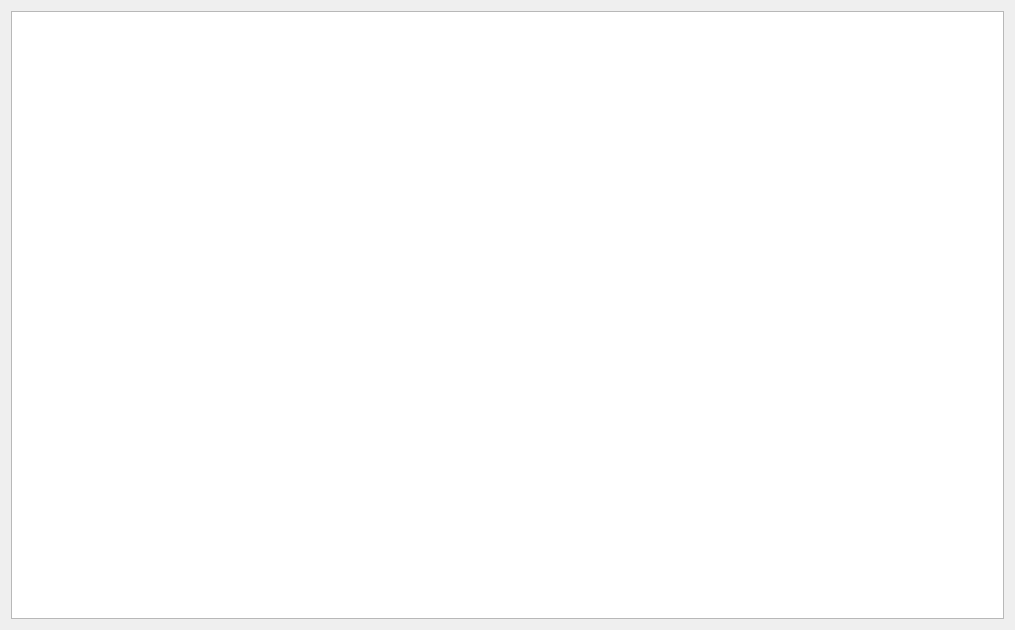
<?xml version="1.0" encoding="UTF-8"?>
<ui version="4.0">
 <class>DMItemWidget</class>
 <widget class="QWidget" name="DMItemWidget">
  <property name="geometry">
   <rect>
    <x>0</x>
    <y>0</y>
    <width>1015</width>
    <height>630</height>
   </rect>
  </property>
  <property name="sizePolicy">
   <sizepolicy hsizetype="Preferred" vsizetype="Preferred">
    <horstretch>0</horstretch>
    <verstretch>0</verstretch>
   </sizepolicy>
  </property>
  <property name="windowTitle">
   <string>Form</string>
  </property>
  <layout class="QVBoxLayout" name="verticalLayout">
   <item>
    <widget class="QTableView" name="dataTable"/>
   </item>
   <item>
    <layout class="QHBoxLayout" name="pagingLayout"/>
   </item>
   <item>
    <layout class="QHBoxLayout" name="parameter">
     <property name="spacing">
      <number>0</number>
     </property>
     <property name="leftMargin">
      <number>0</number>
     </property>
    </layout>
   </item>
  </layout>
 </widget>
 <resources/>
 <connections/>
</ui>
